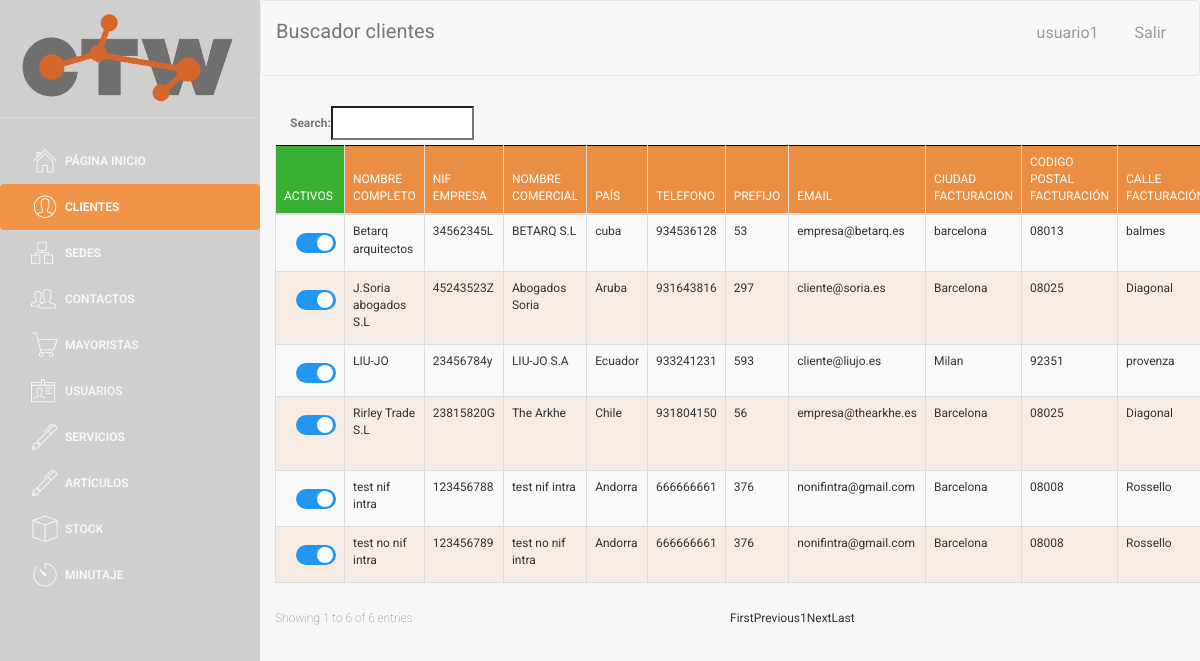
Page /pre_factura/pre_factura.php (signed in) on the committed database.
### tables this page shows
CREATE TABLE `CLIENTE` (
  `NIF_EMPRESA` varchar(9) NOT NULL,
  `nif_intra` varchar(20) DEFAULT NULL,
  `nombre_comercial` varchar(35) NOT NULL,
  `nombre_completo` varchar(60) NOT NULL,
  `telefono` int(9) NOT NULL,
  `email` varchar(30) NOT NULL,
  `ciudad_facturacion` varchar(25) NOT NULL,
  `codigo_postal_facturacion` varchar(10) NOT NULL,
  `calle_facturacion` varchar(30) NOT NULL,
  `numero_facturacion` varchar(8) NOT NULL,
  `ciudad_envio` varchar(25) NOT NULL,
  `codigo_postal_envio` varchar(10) NOT NULL,
  `calle_envio` varchar(30) NOT NULL,
  `numero_envio` varchar(8) NOT NULL,
  `IBAN` varchar(34) NOT NULL,
  `SEPA` varchar(2) NOT NULL,
  `pais` varchar(30) DEFAULT NULL,
  `prefijo` int(5) DEFAULT NULL,
  `activo` tinyint(1) NOT NULL
);

### web/assets/php/selects.php (called while the page is built, shortened)
<?php
function select_all_cliente()
{
    $conn = connect();
    $sql = "SELECT *
    FROM CLIENTE
    ORDER BY activo desc, nombre_completo asc";
    $data = $conn->query($sql);
    return $data;
}

### web/pre_factura/pre_factura.php (the view, shortened to what this page needs)
<!doctype html>
<?php
include('../assets/php/selects.php');
include('../assets/php/functions.php');
if ($_SESSION["login_done"] == true){
?>
<html lang="en">
<head>
</head>
<body>
<div class="wrapper">
    <div class="sidebar">
        <div class="sidebar-wrapper">
        </div>
    </div>
    <div class="main-panel">
        <nav class="navbar navbar-default navbar-fixed">
            <div class="container-fluid">
                <div class="navbar-header">
                    <a class="navbar-brand">Buscador clientes</a>
                </div>
                <div class="collapse navbar-collapse">
                </div>
            </div>
        </nav>
        <div class="content">
            <div class="container-fluid">
                <div class="row">
                    <div>
                        <div>
                            <table id="buscador_cliente" class="table table-striped table-bordered">
                                <thead>
                                <tr>
                                    <th style="background-color: #39AF33; width: 3px;">Activos</th>
                                    <th>Nombre completo</th>
                                    <th>NIF empresa</th>
                                    <th>Nombre comercial</th>
                                    <th>País</th>
                                    <th>Telefono</th>
                                    <th>Prefijo</th>
                                    <th>Email</th>
                                    <th>Ciudad facturacion</th>
                                    <th>Codigo postal facturación</th>
                                    <th>Calle facturación</th>
                                </tr>
                                </thead>
                                <tbody>
                                <?php
                                $data = select_all_cliente();
                                if ($data->num_rows > 0) {
                                    while ($row = $data->fetch_assoc()) {
                                        $pk = $row['NIF_EMPRESA'];
                                        ?>
                                        <tr>
                                            <?php checkbox_cliente($row['activo'],$row['NIF_EMPRESA'] )?>
                                            <td><label><a class="nombre_completo"
                                                          data-pk=<?php echo "\"$pk\""; ?>><?php echo $row['nombre_completo'] ?> </a></label>
                                            </td>
                                            <td><label><a class="NIF_EMPRESA"
                                                          data-pk=<?php echo "\"$pk\""; ?>><?php echo $row['NIF_EMPRESA'] ?></a></label>
                                            </td>
                                            <td><label><a class="nombre_comercial"
                                                          data-pk=<?php echo "\"$pk\""; ?>><?php echo $row['nombre_comercial'] ?> </a></label>
                                            </td>
                                            <td><label><a class="pais"
                                                          data-pk=<?php echo "\"$pk\""; ?>><?php echo $row['pais'] ?> </a></label>
                                            </td>
                                            <td><label><a class="telefono"
                                                          data-pk=<?php echo "\"$pk\""; ?>><?php echo $row['telefono'] ?></a></label>
                                            </td>
                                            <td><label><a class="prefijo"
                                                          data-pk=<?php echo "\"$pk\""; ?>><?php echo $row['prefijo'] ?> </a></label>
                                            </td>
                                            <td><label><a class="email"
                                                          data-pk=<?php echo "\"$pk\""; ?>><?php echo $row['email'] ?> </a></label>
                                            </td>
                                            <td><label><a class="ciudad_facturacion"
                                                          data-pk=<?php echo "\"$pk\""; ?>><?php echo $row['ciudad_facturacion'] ?> </a></label>
                                            </td>
                                            <td><label><a class="codigo_postal_facturacion"
                                                          data-pk=<?php echo "\"$pk\""; ?>><?php echo $row['codigo_postal_facturacion'] ?> </a></label>
                                            </td>
                                            <td><label><a class="calle_facturacion"
                                                          data-pk=<?php echo "\"$pk\""; ?>><?php echo $row['calle_facturacion'] ?> </a></label>
                                            </td>
                                        </tr>
                                        <?php
                                    }
                                } else {
                                    echo "0 results";
                                }
                                ?>
                                </tbody>
                            </table>
                        </div>
                    </div>
                </div>
            </div>
        </div>
    </div>
</div>
</body>
</html>
<?php
}else {
    header("location:../index.php");
}
?>

### web/assets/php/functions.php (shortened to what this page needs)
<html>
    <?php
function checkbox_cliente($activo, $NIF_EMPRESA)
{
    if ($activo == 0) {
        echo "<td><label style=\"margin-top: 10px; margin-left:12px;\" class=\"switcha\" ><a class=\"checkbox_activo\">&nbsp;0</a><input  type=\"checkbox\" onchange=\" onchange_cliente('$NIF_EMPRESA', $activo)\"><div  class=\"slider rounda\"></div></label></td>";
    } else {
        echo "<td><label style=\"margin-top: 10px; margin-left:12px;\" class=\"switcha\"><a  class=\"checkbox_activo\">&nbsp;1</a><input  type=\"checkbox\" checked onchange=\" onchange_cliente('$NIF_EMPRESA', $activo)\" ><div  class=\"slider rounda\"></div></label></td>";
    }
}
?>
</html>

### web/assets/css/micss.css (style rules this page uses)
.switcha { position: relative; display: inline-block; width: 40px; height: 20px; }
.slider { position: absolute; cursor: pointer; top: 0; left: 0; right: 0; bottom: 0; background-color: #ccc; -webkit-transition: .4s; transition: .4s; }
.slider:before { position: absolute; content: ""; height: 16px; width: 16px; left: 2px; bottom: 2px; background-color: white; -webkit-transition: .4s; transition: .4s; }
input:checked + .slider { background-color: #2196F3; }
input:checked + .slider:before { -webkit-transform: translateX(1px); -ms-transform: translateX(10px); transform: translateX(19px); }
.slider.rounda { border-radius: 34px; }
.slider.rounda:before { border-radius: 50%; }

### web/assets/css/table_editor.css (style rules this page uses)
a, a:hover { color: #000; }

### web/assets/css/table.css (style rules this page uses)
table { border: none; }
table thead, table tfoot { background-color: #e98e42; border: 1px solid black; }
table tr.even { background-color: rgba(233, 142, 66, 0.11); }
table tr.odd, table tr.even { transition: all .2s ease; }
a, a:hover { color: #000; }

### web/assets/css/insert.css (style rules this page uses)
* { margin: 0; padding: 0; box-sizing: border-box; -webkit-box-sizing: border-box; -moz-box-sizing: border-box; -webkit-font-smoothing: antialiased; -moz-font-smoothing: antialiased; -o-font-smoothing: antialiased; font-smoothing: antialiased; text-rendering: optimizeLegibility; }
body { font-family: "Roboto", Helvetica, Arial, sans-serif; font-weight: 100; font-size: 12px; line-height: 30px; color: #777; }

### rows in the picture
cliente: nombre_completo "Betarq arquitectos", NIF_EMPRESA "34562345L", nombre_comercial "BETARQ S.L", pais "cuba", telefono "934536128", prefijo "53", email "empresa@betarq.es", ciudad_facturacion "barcelona", codigo_postal_facturacion "08013", calle_facturacion "balmes"
cliente: nombre_completo "J.Soria abogados S.L", NIF_EMPRESA "45243523Z", nombre_comercial "Abogados Soria", pais "Aruba", telefono "931643816", prefijo "297", email "cliente@soria.es", ciudad_facturacion "Barcelona", codigo_postal_facturacion "08025", calle_facturacion "Diagonal"
cliente: nombre_completo "LIU-JO", NIF_EMPRESA "23456784y", nombre_comercial "LIU-JO S.A", pais "Ecuador", telefono "933241231", prefijo "593", email "cliente@liujo.es", ciudad_facturacion "Milan", codigo_postal_facturacion "92351", calle_facturacion "provenza"
cliente: nombre_completo "Rirley Trade S.L", NIF_EMPRESA "23815820G", nombre_comercial "The Arkhe", pais "Chile", telefono "931804150", prefijo "56", email "empresa@thearkhe.es", ciudad_facturacion "Barcelona", codigo_postal_facturacion "08025", calle_facturacion "Diagonal"
cliente: nombre_completo "test nif intra", NIF_EMPRESA "123456788", nombre_comercial "test nif intra", pais "Andorra", telefono "666666661", prefijo "376", email "nonifintra@gmail.com", ciudad_facturacion "Barcelona", codigo_postal_facturacion "08008", calle_facturacion "Rossello"
cliente: nombre_completo "test no nif intra", NIF_EMPRESA "123456789", nombre_comercial "test no nif intra", pais "Andorra", telefono "666666661", prefijo "376", email "nonifintra@gmail.com", ciudad_facturacion "Barcelona", codigo_postal_facturacion "08008", calle_facturacion "Rossello"
